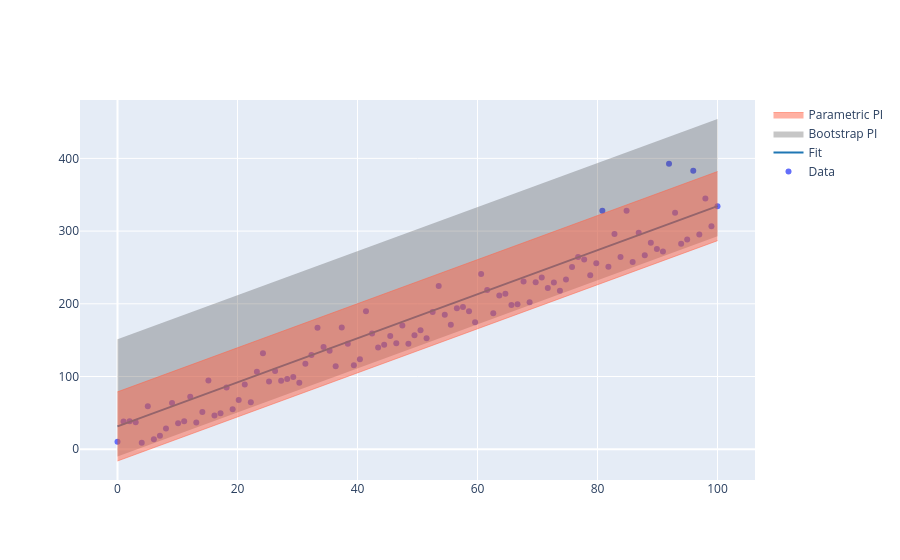

Source (notebook cell):
### Code cell
X_train = np.linspace(0,100,100)
y_train = non_lin_error(X_train)

X_test = np.linspace(0,100,100)
y_test = non_lin_error(X_test)

lin_model = LinearRegression().fit(X_train.reshape(-1, 1),y_train)
y_pred = lin_model.predict(X_test.reshape(-1, 1))

lower, median, upper = prediction_interval(LinearRegression(),X_train.reshape(-1,1), y_train, X_test[0].reshape(1, -1))
plothelpers.plot_ensemble(X_train, y_train, X_test,y_test, y_pred, lin_model, upper, lower)
